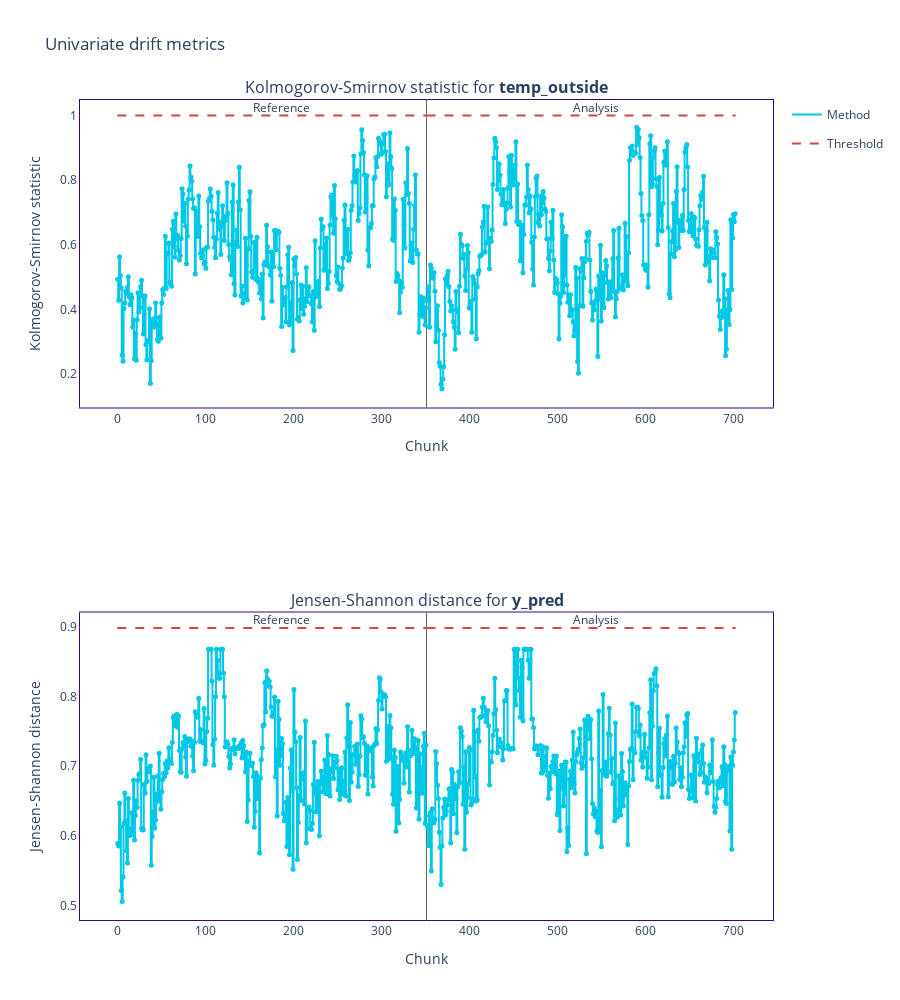

Notebook source saved alongside this figure:
### Markdown cell above
# Red Flag 2: not providing the chunk size of their experiments

## Using small chunk size

### Code cell
univariate_drift_calc = nml.UnivariateDriftCalculator(
    column_names=features + [y_pred],
    treat_as_categorical=y_pred,
    continuous_methods=['kolmogorov_smirnov'],
    categorical_methods=['jensen_shannon'],
    chunk_size=100
)

univariate_drift_calc.fit(reference_df)

univariate_drift_results = univariate_drift_calc.calculate(monitored_df)
univariate_drift_results.plot()

### Figure 1 — Plotly figure (JSON) as saved in the notebook; plotly's stock layout.template omitted (floating-point values rounded to 4 significant figures; data arrays with more than 128 entries replaced by an {"elided": "..."} marker saying what was removed)
{"data": [{"hoverinfo": "skip", "legendgroup": "metric_reference", "line": {"color": "#00c8e5", "shape": "hv", "width": 2}, "mode": "lines", "name": "Method", "showlegend": true, "type": "scatter", "x": {"elided": "352 int values"}, "xaxis": "x", "y": {"elided": "352 float values"}, "yaxis": "y"}, {"customdata": {"elided": "351x6 mixed values"}, "hovertemplate": "%{customdata[1]} &nbsp; &nbsp; %{customdata[2]} <br />Chunk: <b>%{customdata[3]}</b> &nbsp; &nbsp; %{customdata[4]} <br />%{customdata[0]}: <b>%{customdata[5]}</b><b r /><extra></extra>", "legendgroup": "metric_reference", "marker": {"color": "#00c8e5", "size": 5, "symbol": "circle"}, "mode": "markers", "name": "Method", "showlegend": false, "type": "scatter", "x": {"elided": "351 float values"}, "xaxis": "x", "y": {"elided": "352 float values"}, "yaxis": "y"}, {"hoverinfo": "skip", "legendgroup": "metric_analysis", "line": {"color": "#00c8e5", "shape": "hv", "width": 2}, "mode": "lines", "name": "Method", "showlegend": false, "type": "scatter", "x": {"elided": "352 int values"}, "xaxis": "x", "y": {"elided": "352 float values"}, "yaxis": "y"}, {"customdata": {"elided": "351x6 mixed values"}, "hovertemplate": "%{customdata[1]} &nbsp; &nbsp; %{customdata[2]} <br />Chunk: <b>%{customdata[3]}</b> &nbsp; &nbsp; %{customdata[4]} <br />%{customdata[0]}: <b>%{customdata[5]}</b><b r /><extra></extra>", "legendgroup": "metric_analysis", "marker": {"color": "#00c8e5", "size": 5, "symbol": "circle"}, "mode": "markers", "name": "Method", "showlegend": false, "type": "scatter", "x": {"elided": "351 float values"}, "xaxis": "x", "y": {"elided": "352 float values"}, "yaxis": "y"}, {"hoverinfo": "skip", "legendgroup": "alert", "marker": {"color": "#DD4040", "size": 8, "symbol": "diamond"}, "mode": "markers", "name": "Alert", "showlegend": true, "type": "scatter", "x": [], "xaxis": "x", "y": [], "yaxis": "y"}, {"hoverinfo": "skip", "legendgroup": "thresh", "line": {"color": "#DD4040", "dash": "dash", "width": 2}, "mode": "lines", "name": "Threshold", "showlegend": true, "type": "scatter", "x": {"elided": "352 int values"}, "xaxis": "x", "y": {"elided": "352 int values"}, "yaxis": "y"}, {"hoverinfo": "skip", "legendgroup": "thresh", "line": {"color": "#DD4040", "dash": "dash", "width": 2}, "mode": "lines", "name": "Threshold", "showlegend": false, "type": "scatter", "x": {"elided": "352 int values"}, "xaxis": "x", "y": {"elided": "352 int values"}, "yaxis": "y"}, {"hoverinfo": "skip", "legendgroup": "metric_reference", "line": {"color": "#00c8e5", "shape": "hv", "width": 2}, "mode": "lines", "name": "Method", "showlegend": false, "type": "scatter", "x": {"elided": "352 int values"}, "xaxis": "x2", "y": {"elided": "352 float values"}, "yaxis": "y2"}, {"customdata": {"elided": "351x6 mixed values"}, "hovertemplate": "%{customdata[1]} &nbsp; &nbsp; %{customdata[2]} <br />Chunk: <b>%{customdata[3]}</b> &nbsp; &nbsp; %{customdata[4]} <br />%{customdata[0]}: <b>%{customdata[5]}</b><b r /><extra></extra>", "legendgroup": "metric_reference", "marker": {"color": "#00c8e5", "size": 5, "symbol": "circle"}, "mode": "markers", "name": "Method", "showlegend": false, "type": "scatter", "x": {"elided": "351 float values"}, "xaxis": "x2", "y": {"elided": "352 float values"}, "yaxis": "y2"}, {"hoverinfo": "skip", "legendgroup": "metric_analysis", "line": {"color": "#00c8e5", "shape": "hv", "width": 2}, "mode": "lines", "name": "Method", "showlegend": false, "type": "scatter", "x": {"elided": "352 int values"}, "xaxis": "x2", "y": {"elided": "352 float values"}, "yaxis": "y2"}, {"customdata": {"elided": "351x6 mixed values"}, "hovertemplate": "%{customdata[1]} &nbsp; &nbsp; %{customdata[2]} <br />Chunk: <b>%{customdata[3]}</b> &nbsp; &nbsp; %{customdata[4]} <br />%{customdata[0]}: <b>%{customdata[5]}</b><b r /><extra></extra>", "legendgroup": "metric_analysis", "marker": {"color": "#00c8e5", "size": 5, "symbol": "circle"}, "mode": "markers", "name": "Method", "showlegend": false, "type": "scatter", "x": {"elided": "351 float values"}, "xaxis": "x2", "y": {"elided": "352 float values"}, "yaxis": "y2"}, {"hoverinfo": "skip", "legendgroup": "alert", "marker": {"color": "#DD4040", "size": 8, "symbol": "diamond"}, "mode": "markers", "name": "Alert", "showlegend": false, "type": "scatter", "x": [], "xaxis": "x2", "y": [], "yaxis": "y2"}, {"hoverinfo": "skip", "legendgroup": "thresh", "line": {"color": "#DD4040", "dash": "dash", "width": 2}, "mode": "lines", "name": "Threshold", "showlegend": false, "type": "scatter", "x": {"elided": "352 int values"}, "xaxis": "x2", "y": {"elided": "352 float values"}, "yaxis": "y2"}, {"hoverinfo": "skip", "legendgroup": "thresh", "line": {"color": "#DD4040", "dash": "dash", "width": 2}, "mode": "lines", "name": "Threshold", "showlegend": false, "type": "scatter", "x": {"elided": "352 int values"}, "xaxis": "x2", "y": {"elided": "352 float values"}, "yaxis": "y2"}], "layout": {"annotations": [{"font": {"size": 16}, "showarrow": false, "text": "Kolmogorov-Smirnov statistic for <b>temp_outside</b>", "x": 0.5, "xanchor": "center", "xref": "paper", "y": 1, "yanchor": "bottom", "yref": "paper"}, {"font": {"size": 16}, "showarrow": false, "text": "Jensen-Shannon distance for <b>y_pred</b>", "x": 0.5, "xanchor": "center", "xref": "paper", "y": 0.375, "yanchor": "bottom", "yref": "paper"}, {"showarrow": false, "text": "Reference", "x": 175, "xref": "x", "xshift": 10, "y": 1.01, "yref": "y domain"}, {"showarrow": false, "text": "Analysis", "x": 526, "xref": "x", "xshift": 15, "y": 1.01, "yref": "y domain"}, {"showarrow": false, "text": "Reference", "x": 175, "xref": "x2", "xshift": 10, "y": 1.01, "yref": "y2 domain"}, {"showarrow": false, "text": "Analysis", "x": 526, "xref": "x2", "xshift": 15, "y": 1.01, "yref": "y2 domain"}], "height": 1000, "hoverlabel": {"bgcolor": "white", "font": {"size": 14}}, "legend": {"itemclick": false, "itemdoubleclick": false, "traceorder": "grouped"}, "paper_bgcolor": "rgba(255,255,255,1)", "plot_bgcolor": "rgba(255,255,255,1)", "shapes": [{"layer": "below", "line": {"color": "#666666", "width": 1}, "type": "line", "x0": 351, "x1": 351, "xref": "x", "y0": 0, "y1": 1, "yref": "y domain"}, {"layer": "below", "line": {"color": "#666666", "width": 1}, "type": "line", "x0": 351, "x1": 351, "xref": "x", "y0": 0, "y1": 1, "yref": "y domain"}, {"layer": "below", "line": {"color": "#666666", "width": 1}, "type": "line", "x0": 351, "x1": 351, "xref": "x2", "y0": 0, "y1": 1, "yref": "y2 domain"}], "title": {"text": "Univariate drift metrics"}, "xaxis": {"anchor": "y", "domain": [0, 1], "linecolor": "#3b0280", "matches": "x", "mirror": true, "showgrid": false, "title": {"text": "Chunk"}, "zeroline": false}, "xaxis2": {"anchor": "y2", "domain": [0, 1], "linecolor": "#3b0280", "matches": "x", "mirror": true, "showgrid": false, "title": {"text": "Chunk"}, "zeroline": false}, "yaxis": {"anchor": "x", "domain": [0.625, 1], "linecolor": "#3b0280", "mirror": true, "showgrid": false, "title": {"text": "Kolmogorov-Smirnov statistic"}, "zeroline": false}, "yaxis2": {"anchor": "x2", "domain": [0, 0.375], "linecolor": "#3b0280", "mirror": true, "showgrid": false, "title": {"text": "Jensen-Shannon distance"}, "zeroline": false}}}
